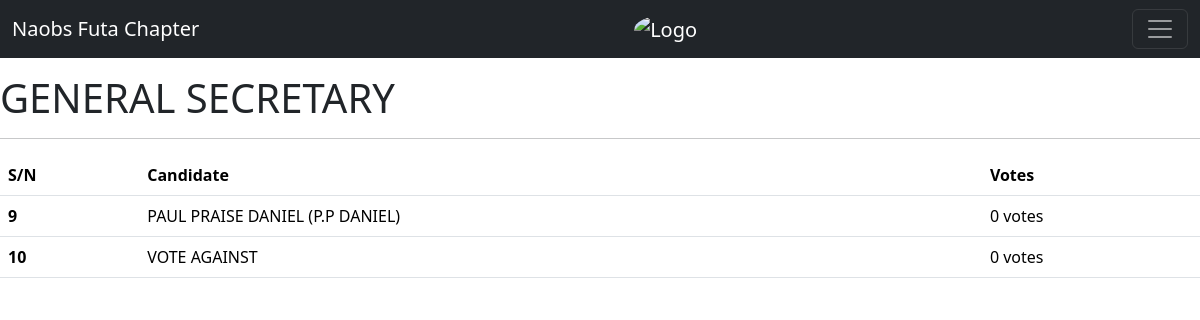
Screenshot of /5/results/ (signed in) with the database file from the repository.
### main/models.py (models this page shows, shortened)
class Question(models.Model):
    question_text = models.CharField(max_length=200)
    pub_date = models.DateTimeField("date published")

class Choice(models.Model):
    question = models.ForeignKey(Question, on_delete=models.CASCADE)
    choice_text = models.CharField(max_length=200)
    votes = models.IntegerField(default=0)

### main/views.py (the view)
# urls.py: path("<int:question_id>/results/", views.results, name="results"),
def results(request, question_id):
    question = get_object_or_404(Question, pk=question_id)
    return render(request, "main/results.html", {"question": question, 'all':all})

### main/templates/main/results.html (shortened to what this page needs)
{% extends 'main/base.html' %}
{% block content %}
<body>
    {% if user.is_superuser %}
    <div class="results-table">
        <h1>{{ question.question_text }}</h1>
        <hr>
        <table class="table">
            <thead>
              <tr>
                <th scope="col">S/N</th>
                <th scope="col">Candidate</th>
                <th scope="col">Votes</th>
              </tr>
            </thead>
            {% for choice in question.choice_set.all %}
            <tbody>
              <tr>
                <th scope="row">{{ choice.id }}</th>
                <td>{{ choice.choice_text }}</td>
                <td>{{ choice.votes }} vote{{ choice.votes|pluralize }}</td>
              </tr>
        {% endfor %}
    </div>
    {% else %}
    <div class="results-table">
        <div class="error">
            <p class="thank-you">Nothing To See Here, You No Be Admin</p>
        </div>
    </div>
    {% endif %}
</body>
{% endblock %}

### main/templates/main/base.html (style rules this page uses)
.results-table { margin-top: 50px; }

### rows the page displays
Question: question_text "GENERAL SECRETARY"
Choice: id "9", choice_text "PAUL PRAISE DANIEL (P.P DANIEL)", votes "0"
Choice: id "10", choice_text "VOTE AGAINST", votes "0"
